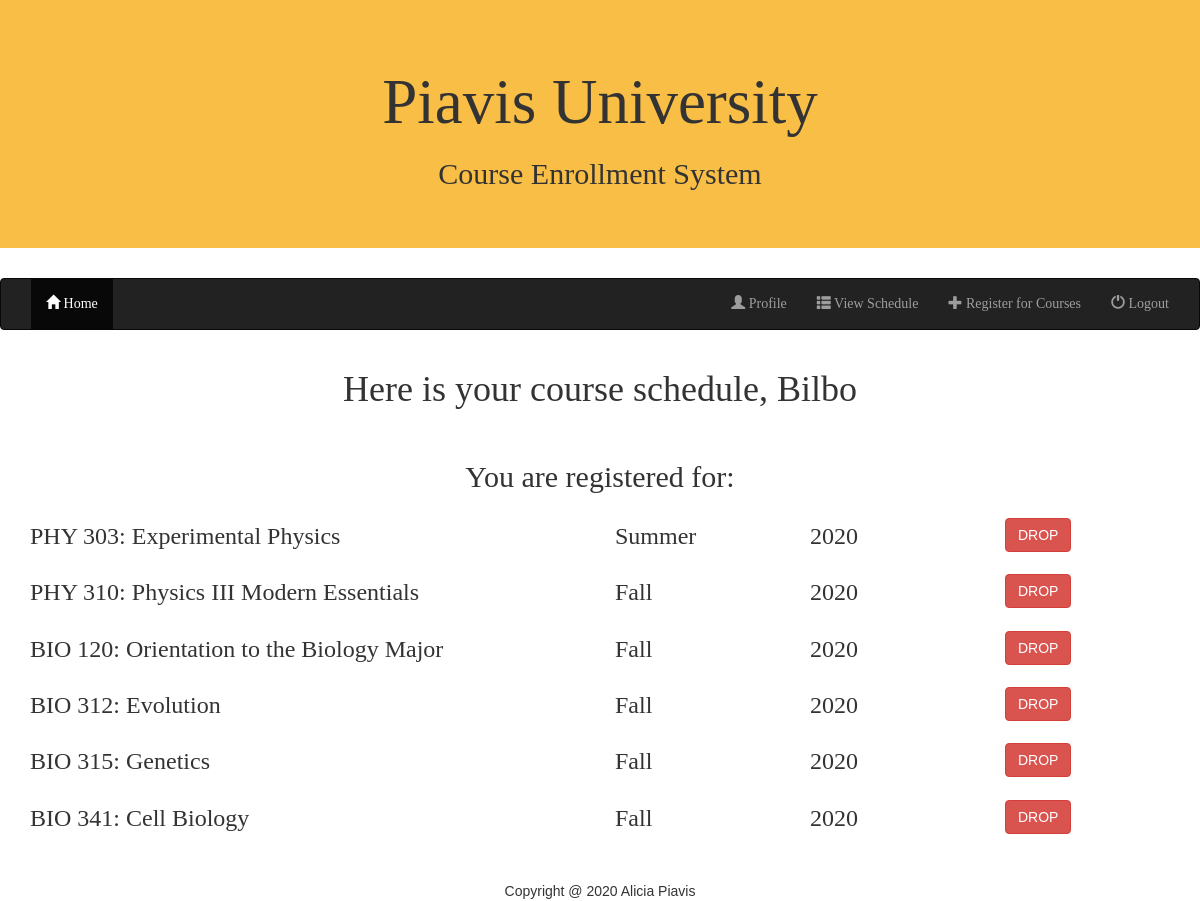
/viewSchedule.php (signed in), run on the app's committed database.
### tables this page shows
CREATE TABLE `offering` ( 
    `offering_id` INT(10) NOT NULL AUTO_INCREMENT , 
    `course_id` INT(10) NOT NULL , 
    `year` YEAR NOT NULL , 
    `semester` VARCHAR(250) NOT NULL, 
    PRIMARY KEY (`offering_id`),
    FOREIGN KEY (`course_id`) REFERENCES `course`(`course_id`)
);

CREATE TABLE `course` ( 
    `course_id` INT(10) NOT NULL AUTO_INCREMENT , 
    `courseName` VARCHAR(250) NOT NULL , 
    `maxStudents` INT NOT NULL, 
    PRIMARY KEY (`course_id`)
);

### viewSchedule.php (the view, shortened to what this page needs)
<?php
    require_once('Connect.php');
    $myConnection = $newConnection->connection;
?>
<!DOCTYPE html>
<html lang="en">
<head>
    <link rel="stylesheet" href="http://maxcdn.bootstrapcdn.com/bootstrap/3.3.6/css/bootstrap.min.css">
    <link rel="stylesheet" href="index.css">
</head>
<body>
<?php include 'master.php';?>
    <div style='margin-bottom:60px' class="container text-center">
        <?php
            if(isset($_SESSION['username'])) {
                echo "<h1>Here is your course schedule, ".$_SESSION['username']."</h1>";
                echo "<br>";
                echo "<h2>You are registered for:</h2>";
                displayCourseSchedule($myConnection,$_SESSION['studentId']);
            }
            else {
                echo "<h1>Course Schedule Page</h1>";
                echo "<h3>Please login or register</h3>";
            };
        ?>
    </div>
<?php include 'footer.php';?>
</body>
</html>
<?php
    function displayCourseSchedule($connection,$studentId) {
        $getScheduleQuery =  "SELECT enrollment.student_id, offering.offering_id, course.courseName, offering.year, offering.semester
            FROM ((enrollment
                INNER JOIN offering ON enrollment.offering_id = offering.offering_id
                    AND enrollment.student_id = $studentId)
                INNER JOIN course ON course.course_id = offering.course_id)";
        $results = mysqli_query($connection, $getScheduleQuery);
        if (mysqli_num_rows($results) != 0) {
            while($row = mysqli_fetch_assoc($results)) {
                $courseName = $row['courseName'];
                $courseYear = $row['year'];
                $courseSemester = $row['semester'];
                echo "<div class='row'>";
                    echo "<div class='col-md-6 text-left'>";
                        echo "<h3>".$courseName."</h3>";
                    echo "</div>";
                    echo "<div class='col-md-2 text-left'>";
                        echo "<h3>".$courseSemester."</h3>";
                    echo "</div>";
                    echo "<div class='col-md-2 text-left'>";
                        echo "<h3>".$courseYear."</h3>";
                    echo "</div>";
                    echo "<div style='padding-top:15px' class='col-md-2 text-left'>";
                        echo "<form method='post'>";
                            echo "<button style='font-family:sans-serif' type='submit' class='btn btn-danger' name='dropButton'>DROP</button>";
                        echo "</form>";
                    echo "</div>";
                echo "</div>";
            }
        }
    };
?>

### master.php (shortened to what this page needs)
<!DOCTYPE html>
<html lang="en">
<head>
    <link rel="stylesheet" href="http://maxcdn.bootstrapcdn.com/bootstrap/3.3.6/css/bootstrap.min.css">
</head>
<body style="font-family:Impact">
<div class="jumbotron" style="background-color:#f9be46">
    <div class="container text-center">
        <h1>Piavis University</h1>
        <h2>Course Enrollment System</h2>
    </div>
</div>
<nav class="navbar navbar-inverse">
    <div class="container-fluid">
        <div class="collapse navbar-collapse" id="myNavbar">
            <ul class="nav navbar-nav">
                <li class="active"><a href="home.php"><span class="glyphicon glyphicon-home"></span> Home</a></li>
            </ul>
            <ul class="nav navbar-nav navbar-right">
        <?php
            if( isset($_SESSION['username']))
            {
                echo '<li><a href="profile.php"><span class="glyphicon glyphicon-user"></span> Profile</a></li>';
                echo '<li><a href="viewSchedule.php"><span class="glyphicon glyphicon-th-list"></span> View Schedule</a></li>';
                echo '<li><a href="searchCourses.php"><span class="glyphicon glyphicon-plus"></span> Register for Courses</a></li>';
                echo '<li><a href="logout.php"><span class="glyphicon glyphicon-off"></span> Logout</a></li>';
            }
            else
            {
                echo '<li><a href="login.php"><span class="glyphicon glyphicon-user"></span> Login</a></li>';
                echo '<li><a href="registration.php"><span class="glyphicon glyphicon-pencil"></span> Registration</a></li>';
            }
        ?>
            </ul>
        </div>
    </div>
</nav>
</body>
</html>

### footer.php (shortened to what this page needs)
<!DOCTYPE html>
<html lang="en">
<head>
    <link rel="stylesheet" href="http://maxcdn.bootstrapcdn.com/bootstrap/3.3.6/css/bootstrap.min.css">
</head>
<body>
<div class="navbar-fixed-bottom row-fluid">
    <div class="navbar-inner">
        <div style='font-family:sans-serif' class="container text-center">
            Copyright @ 2020 Alicia Piavis
        </div>
    </div>
</div>
</body>
</html>

### data on the page
offering: course.courseName "PHY 303: Experimental Physics", semester "Summer", year "2020"
offering: course.courseName "PHY 310: Physics III Modern Essentials", semester "Fall", year "2020"
offering: course.courseName "BIO 120: Orientation to the Biology Major", semester "Fall", year "2020"
offering: course.courseName "BIO 312: Evolution", semester "Fall", year "2020"
offering: course.courseName "BIO 315: Genetics", semester "Fall", year "2020"
offering: course.courseName "BIO 341: Cell Biology", semester "Fall", year "2020"

### other printed values
$_SESSION['username'] "Bilbo"
